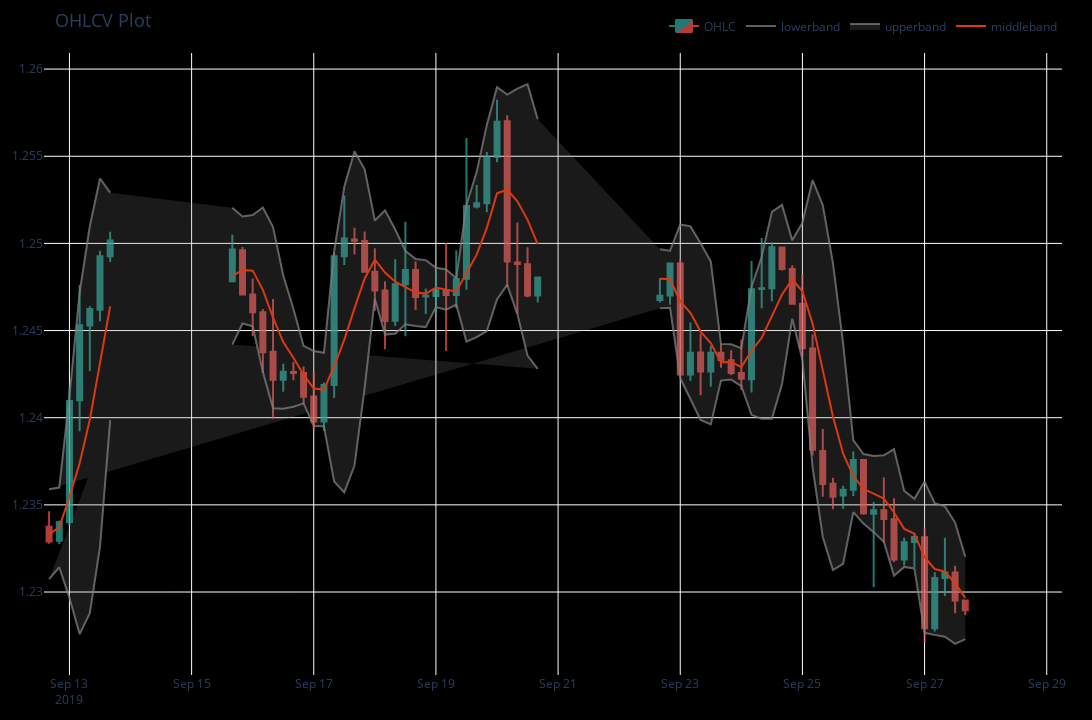

This figure's notebook cell:
### Code cell
kwargs1 = {"width" : 1280, "height" : 720 ,"title_text" : "OHLCV Plot with BBands", "title_font_size" : 18, "plot_bgcolor":"black", "paper_bgcolor" : "black" }
h4_bbands.iloc[100:200].plot(fig = f).show()
